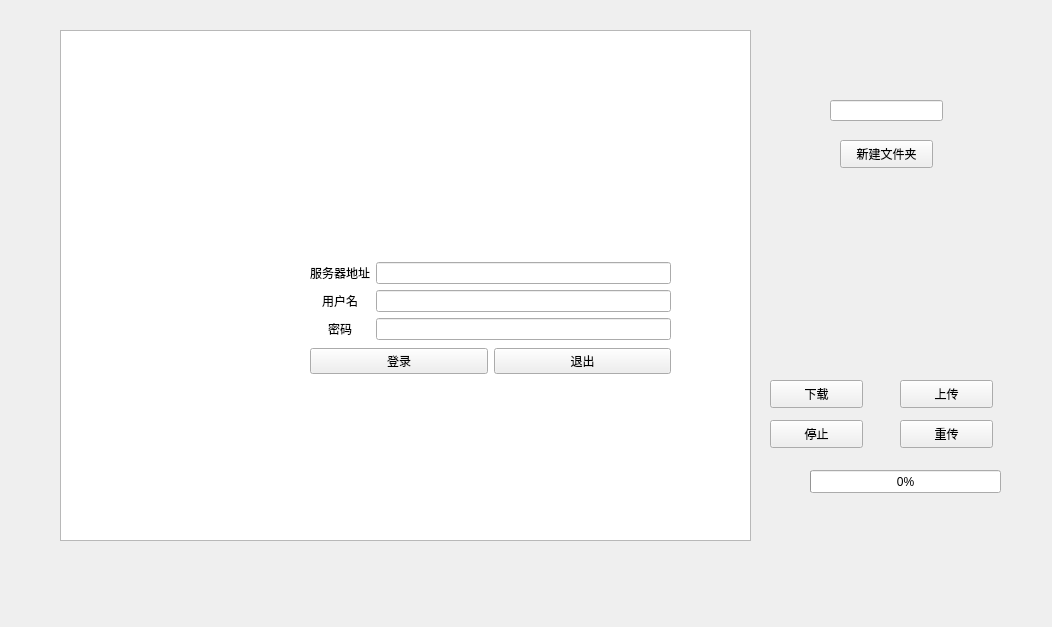
<?xml version="1.0" encoding="UTF-8"?>
<ui version="4.0">
 <class>mainwidget</class>
 <widget class="QWidget" name="mainwidget">
  <property name="geometry">
   <rect>
    <x>0</x>
    <y>0</y>
    <width>1052</width>
    <height>627</height>
   </rect>
  </property>
  <property name="windowTitle">
   <string>Form</string>
  </property>
  <widget class="QTableWidget" name="tableWidget">
   <property name="geometry">
    <rect>
     <x>60</x>
     <y>30</y>
     <width>691</width>
     <height>511</height>
    </rect>
   </property>
   <property name="styleSheet">
    <string notr="true"/>
   </property>
  </widget>
  <widget class="QPushButton" name="down_ptn">
   <property name="geometry">
    <rect>
     <x>770</x>
     <y>380</y>
     <width>93</width>
     <height>28</height>
    </rect>
   </property>
   <property name="text">
    <string>下载</string>
   </property>
  </widget>
  <widget class="QPushButton" name="up_ptn">
   <property name="geometry">
    <rect>
     <x>900</x>
     <y>380</y>
     <width>93</width>
     <height>28</height>
    </rect>
   </property>
   <property name="text">
    <string>上传</string>
   </property>
  </widget>
  <widget class="QProgressBar" name="progressBar">
   <property name="geometry">
    <rect>
     <x>810</x>
     <y>470</y>
     <width>191</width>
     <height>23</height>
    </rect>
   </property>
   <property name="value">
    <number>0</number>
   </property>
  </widget>
  <widget class="QWidget" name="layoutWidget">
   <property name="geometry">
    <rect>
     <x>310</x>
     <y>260</y>
     <width>361</width>
     <height>118</height>
    </rect>
   </property>
   <layout class="QVBoxLayout" name="loginlayout">
    <item>
     <layout class="QGridLayout" name="gridLayout" columnstretch="0,0">
      <item row="2" column="1">
       <widget class="QLineEdit" name="acc_edit"/>
      </item>
      <item row="1" column="1">
       <widget class="QLineEdit" name="ip_edit"/>
      </item>
      <item row="3" column="1">
       <widget class="QLineEdit" name="pass_edit">
        <property name="echoMode">
         <enum>QLineEdit::Password</enum>
        </property>
       </widget>
      </item>
      <item row="3" column="0">
       <widget class="QLabel" name="pass_label">
        <property name="text">
         <string>密码</string>
        </property>
        <property name="alignment">
         <set>Qt::AlignCenter</set>
        </property>
       </widget>
      </item>
      <item row="2" column="0">
       <widget class="QLabel" name="acc_label">
        <property name="text">
         <string>用户名</string>
        </property>
        <property name="alignment">
         <set>Qt::AlignCenter</set>
        </property>
       </widget>
      </item>
      <item row="1" column="0">
       <widget class="QLabel" name="ip_label">
        <property name="text">
         <string>服务器地址</string>
        </property>
        <property name="alignment">
         <set>Qt::AlignCenter</set>
        </property>
       </widget>
      </item>
     </layout>
    </item>
    <item>
     <layout class="QHBoxLayout" name="horizontalLayout">
      <item>
       <widget class="QPushButton" name="login_ptn">
        <property name="text">
         <string>登录</string>
        </property>
       </widget>
      </item>
      <item>
       <widget class="QPushButton" name="quit_ptn">
        <property name="text">
         <string>退出</string>
        </property>
       </widget>
      </item>
     </layout>
    </item>
   </layout>
  </widget>
  <widget class="QLineEdit" name="diredit">
   <property name="geometry">
    <rect>
     <x>830</x>
     <y>100</y>
     <width>113</width>
     <height>21</height>
    </rect>
   </property>
  </widget>
  <widget class="QPushButton" name="dir_ptn">
   <property name="geometry">
    <rect>
     <x>840</x>
     <y>140</y>
     <width>93</width>
     <height>28</height>
    </rect>
   </property>
   <property name="text">
    <string>新建文件夹</string>
   </property>
  </widget>
  <widget class="QPushButton" name="stop_ptn">
   <property name="geometry">
    <rect>
     <x>770</x>
     <y>420</y>
     <width>93</width>
     <height>28</height>
    </rect>
   </property>
   <property name="text">
    <string>停止</string>
   </property>
  </widget>
  <widget class="QPushButton" name="retry_ptn">
   <property name="geometry">
    <rect>
     <x>900</x>
     <y>420</y>
     <width>93</width>
     <height>28</height>
    </rect>
   </property>
   <property name="text">
    <string>重传</string>
   </property>
  </widget>
 </widget>
 <resources/>
 <connections/>
</ui>
